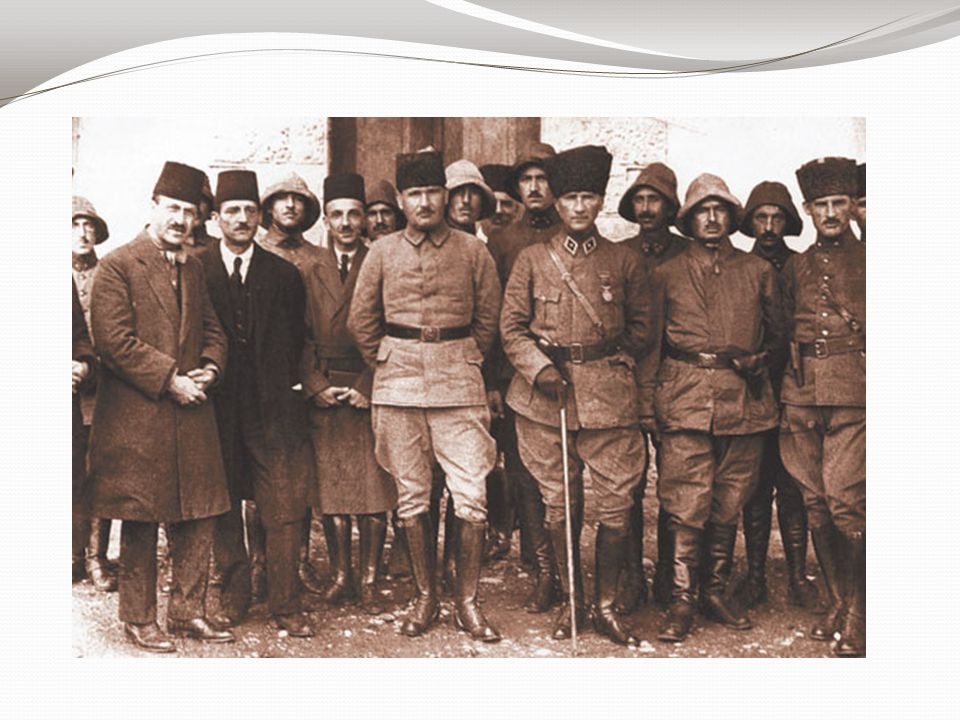
#> input picture ataturk.jpg, 960 x 720 px
$ python haarcascade.py
#> lines starting #> are read from the running program, lines starting #| are printed output that depends on the picture; after the words box and inside, x2 and y2 are one past the last pixel; in counts of white or black regions, pixels touching at a corner belong together
import cv2
import numpy as np


#oluşturmak istediğimiz sınıflamayı yani xml dosyasını yuz_casc nesnesine atadık.
yuz_casc=cv2.CascadeClassifier("haarcascade_frontalface_alt.xml")       #xml dosyasından bir CascadeClassifier fonksiyonundan bir obje üretiyor.xml dosyasındaki algoritmayı kullanıyor.

 #resmi okuduk.
resim=cv2.imread("ataturk.jpg")
#> resim is the input picture: shape (720, 960, 3); mean B, G, R 151.3, 157.4, 171.2

#CascadeClassifier() fonksiyonundan algoritmayı kullanabilmem için resmi gri tona getirmem gereklidir.
gri_ton=cv2.cvtColor(resim,cv2.COLOR_BGR2GRAY)
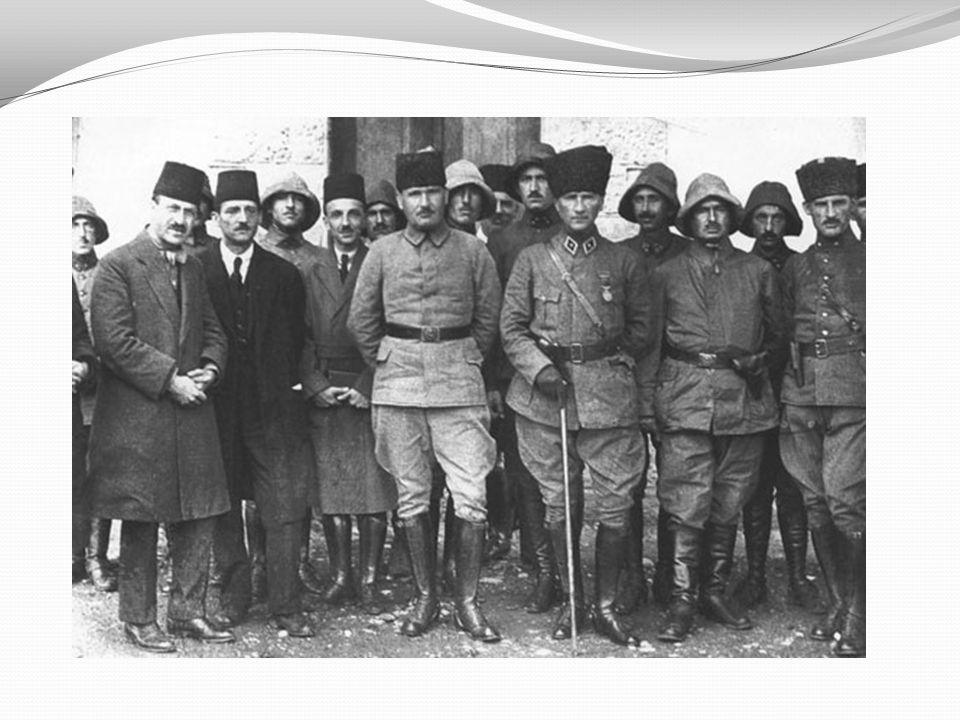
#> gri_ton: shape (720, 960); min 22, max 255, mean 160.8

#detectMultiScale() fonksiyonu yüzleri tespit ediyor ve bunları bir liste şeklinde döndürüyor.
#ilk parametre gri tonlama aralığındaki objesini istiyor.
#ikinci parametre de resmin ne kadar büyütüleceğini seçiyoruz.
#3.parametre kontrol aşaması. resmi ne kadar tarayacağını belirtiriz.
#yuzler adlı değişkenimiz liste döndürüyor.
yuzler=yuz_casc.detectMultiScale(gri_ton,1.1,4)
#> yuzler = 13 rows, first 6: [626, 184, 40, 40], [362, 200, 36, 36], [513, 163, 43, 43], [555, 179, 49, 49], [805, 184, 52, 52], [747, 201, 45, 45]

#buradan çıkan(console de) iç içe listede ilk parametresi dikdörtgene aldığı alanın sol üst kısmındaki x değeri
#ikinci paarmetresi ise y değeri üçüncü parametresi alınan alanın genişliği 4.sü ise alınan alanın yüksekliği
print(yuzler)
#| [[626 184  40  40]
#|  [362 200  36  36]
#|  [513 163  43  43]
#|  [555 179  49  49]
#|  [805 184  52  52]
#|  [747 201  45  45]
#|  [268 180  44  44]
#|  [218 192  49  49]
#|  [320 195  50  50]
#|  [688 192  48  48]
#|  [398 173  52  52]
#|  [439 171  52  52]
#> (further printed lines are left out)

#resimde birden fazla yüz olabileceğinden for döngüsüne aldık.
for (x,y,w,h) in yuzler:
    cv2.rectangle(resim,(x,y),(x+w,y+h),(255,0,0),2)
#> this loop made 13 passes
#> (x, y, w, h) on passes 1 to 12: (626, 184, 40, 40), (362, 200, 36, 36), (513, 163, 43, 43), (555, 179, 49, 49), (805, 184, 52, 52), (747, 201, 45, 45), (268, 180, 44, 44), (218, 192, 49, 49), (320, 195, 50, 50), (688, 192, 48, 48), (398, 173, 52, 52), (439, 171, 52, 52)
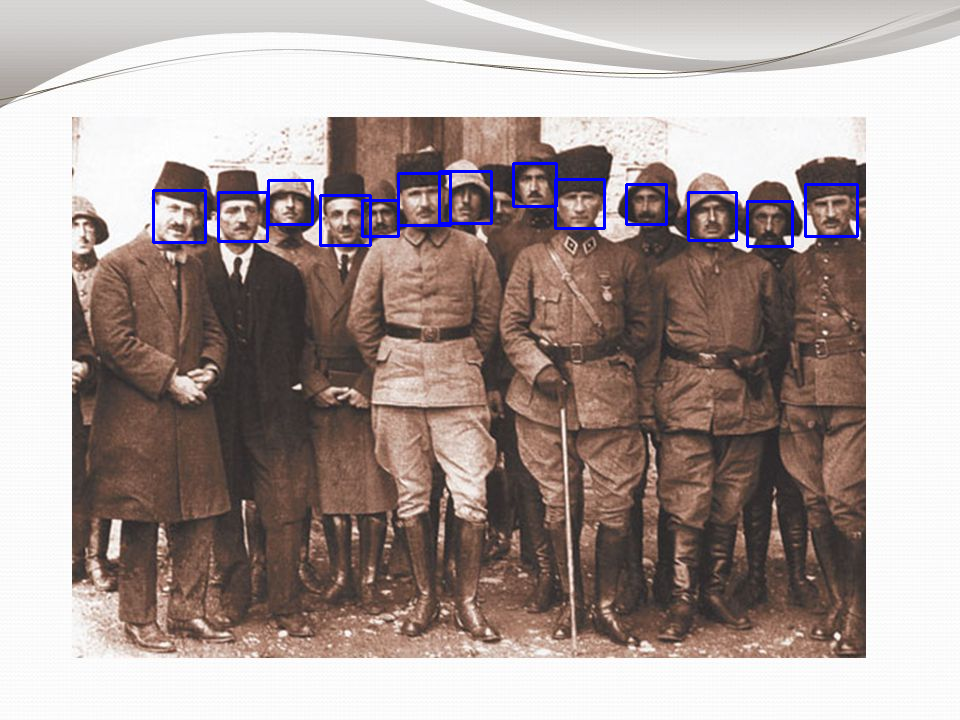
#> resim: shape (720, 960, 3); 1.02% of pixels changed, all inside (x1, y1, x2, y2) = (152, 162, 859, 248)
    #ilk parametre hangi resimde dikdörtgen yapacağımızı
    #ikinci parametre çizilecek seçilecek alanın sol üst köşesinin x y verir. 3. parametre seçilen alanın sağ alt
    #köşesini verir. 4. parametre BGR kodları(çizilecek dörtgenin rengi için) sonuncusu çizilen dikdörtgenin kalınlığı

cv2.imshow("resim",resim)

cv2.waitKey(0)
cv2.destroyAllWindows()

$ run again, with kalabalik.jpg copied over ataturk.jpg
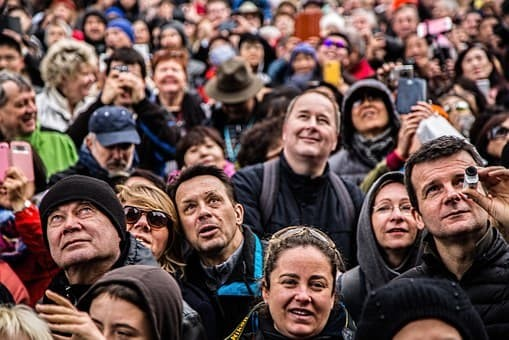
#> input picture kalabalik.jpg, 509 x 340 px
#> resim is the input picture: shape (340, 509, 3); mean B, G, R 78.2, 82.3, 105.9
#> `gri_ton=cv2.cvtColor(resim,cv2.COLOR_BGR2GRAY)`:
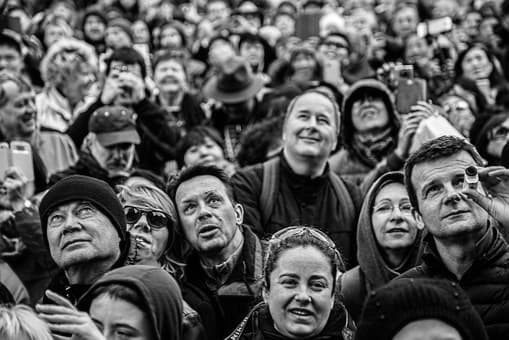
#> gri_ton: shape (340, 509); min 0, max 255, mean 88.9
#> yuzler = [[82, 14, 23, 23], [154, 58, 30, 30], [93, 129, 48, 48], [284, 95, 56, 56], [367, 185, 56, 56], [169, 175, 70, 70], [264, 252, 77, 77]]
#| [[ 82  14  23  23]
#|  [154  58  30  30]
#|  [ 93 129  48  48]
#|  [284  95  56  56]
#|  [367 185  56  56]
#|  [169 175  70  70]
#> (further printed lines are left out)
#> the loop `for (x,y,w,h) in yuzler:` made 7 passes
#> after the loop `for (x,y,w,h) in yuzler:`:
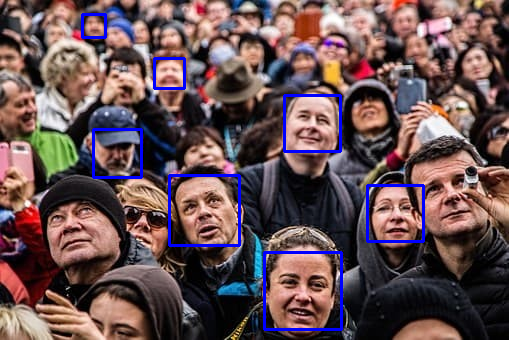
#> resim: shape (340, 509, 3); 2.48% of pixels changed, all inside (x1, y1, x2, y2) = (81, 13, 425, 331)

$ run again, with yuz1.jpg copied over ataturk.jpg
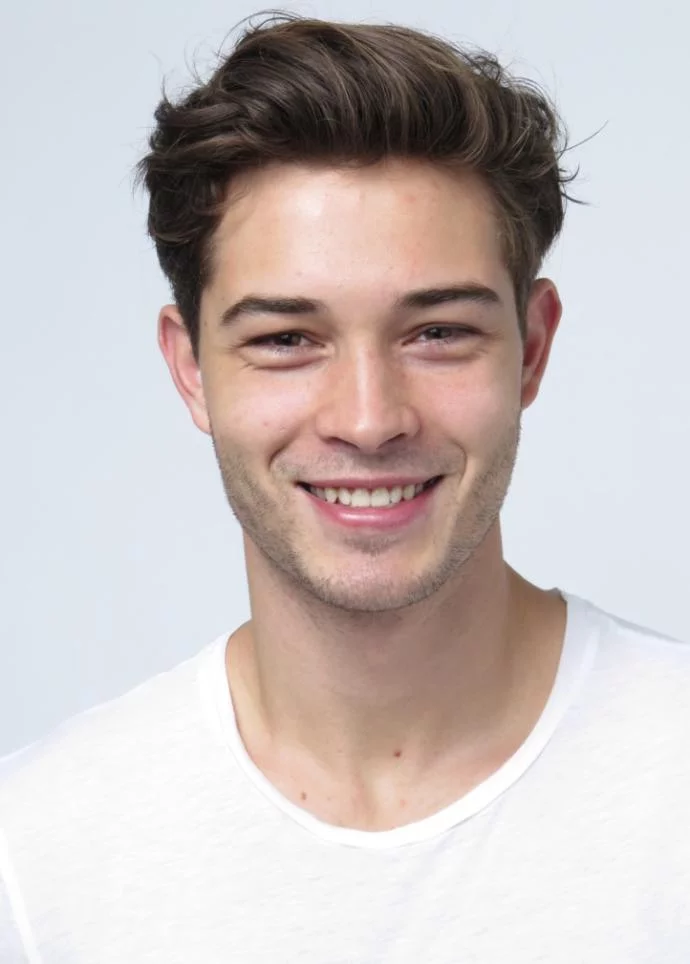
#> input picture yuz1.jpg, 690 x 964 px
#> resim is the input picture: shape (964, 690, 3); mean B, G, R 191, 192.3, 201.5
#> `gri_ton=cv2.cvtColor(resim,cv2.COLOR_BGR2GRAY)`:
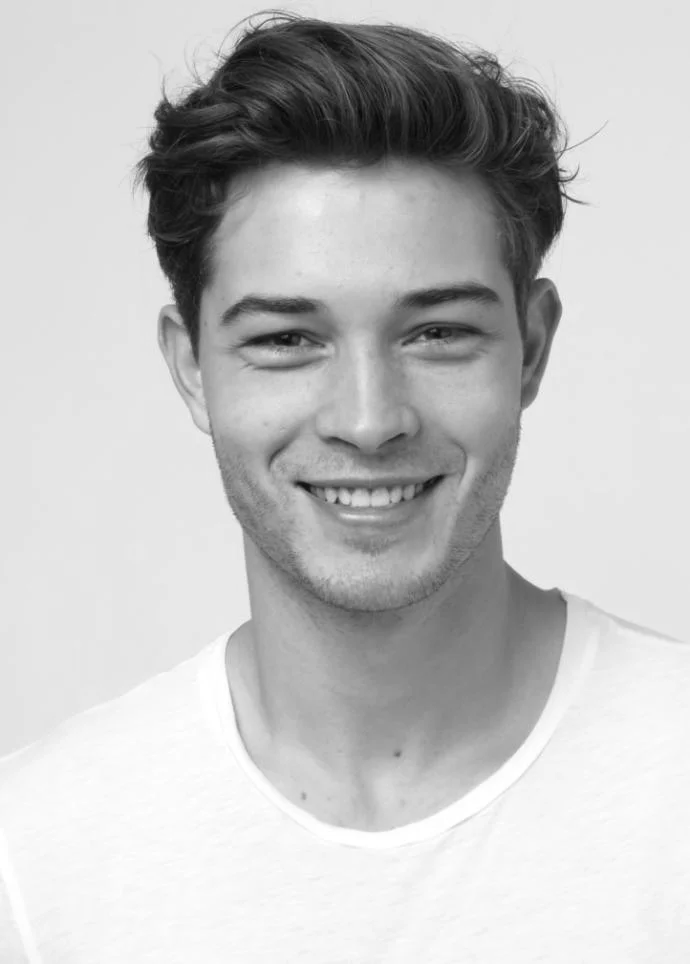
#> gri_ton: shape (964, 690); min 5, max 255, mean 194.9
#> yuzler = [[159, 177, 410, 410]]
#| [[159 177 410 410]]
#> the loop `for (x,y,w,h) in yuzler:` made 1 pass
#> after the loop `for (x,y,w,h) in yuzler:`:
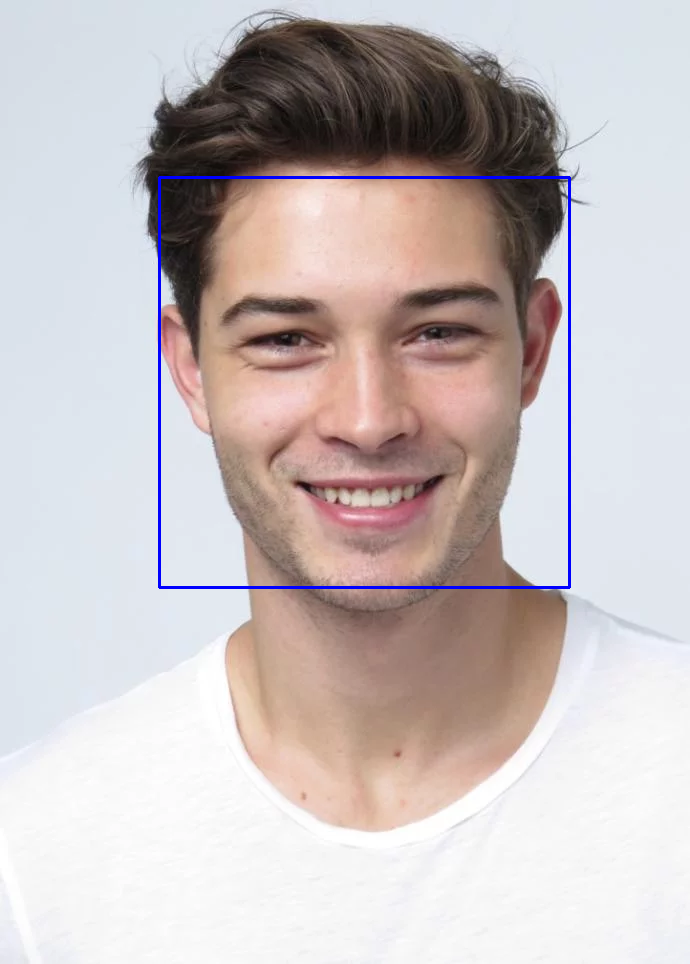
#> resim: shape (964, 690, 3); 0.74% of pixels changed, all inside (x1, y1, x2, y2) = (158, 176, 571, 589)
